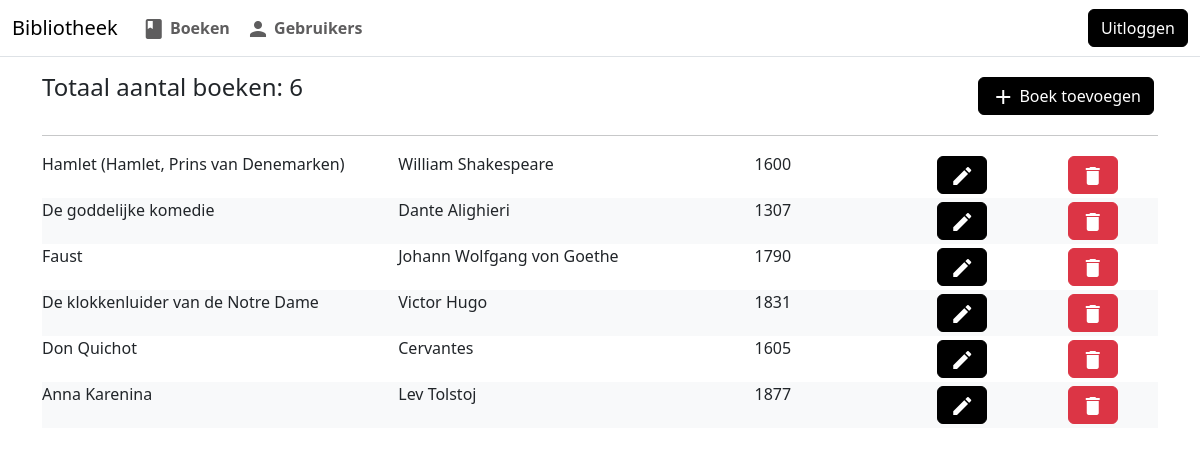
The app's page / (signed in) with its own data.
### books/models.py (models this page shows)
class Book (models.Model):
        title=models.CharField( max_length=500,verbose_name="Titel")
        description = models.TextField(null=True, blank=True, verbose_name="Omschrijving")
        author = models.CharField(max_length=200, verbose_name="Auteur")
        language =models.IntegerField(choices=LanguageChoices.choices, verbose_name="Taal")
        first_pub_year = models.IntegerField(validators=[
            MinValueValidator(1100),
            MaxValueValidator(current_year)
        ], verbose_name="Oorspronkelijk uitgegeven")

### books/views.py (the view)
# urls.py: path('', views.books_list,name="books"),
def books_list(request):
    books=Book.objects.all()
    return render(request, 'books/books_list.html',{'books':books})

### users/models.py (called while the page is built)
def is_employee_group(self):
    first_group = self.groups.first()
    is_in_group = first_group.name == "Medewerker" if first_group else False
    return is_in_group or self.is_superuser or self.is_staff

### books/templates/books/books_list.html (shortened to what this page needs)
{% extends "layout.html" %}
{% block content  %}
<div class="row">
    <div class="col-12 col-md-6">
       <h4>Totaal aantal boeken: {{ books.count }}</h4>
    </div>
    {% if user.isEmployee %}
    <div class="col-12 col-md-6 d-flex justify-content-center justify-content-lg-end">
        <a href="{% url "book_edit" 0 %}" class="btn btn-primary float-end m-1"><div class="material-icons">add</div> Boek toevoegen</a>
    </div>
    {% endif %}
</div>
<div class="row">
    <div class="col-12">
        <hr/>
    </div>
</div>
    {% for book in books %}
        <li class="list-group-item  {% cycle '' 'bg-light' %}">
                <div class="row">
                    <div class="col">
                        <div class="row">
                            <div class="col-12 col-md-5">
                                {{ book.title }}
                            </div>
                             <div class="col-12 col-md-5">
                                {{ book.author }}
                            </div>
                            <div class="col-12 col-md-2">
                                {{ book.first_pub_year }}
                            </div>
                        </div>
                    </div>
                     {% if user.isEmployee %}
                    <div class="col-12 col-xl-3 d-flex justify-content-around align-items-center">
                        <a class="btn btn-primary m-1" href="{% url "book_edit"  book.id %}"><i class="material-icons">create</i></a>
                        <a class="btn btn-danger m-1" href="{% url "book_delete" book.id %}"><i class="material-icons">delete</i></a>
                    </div>
                    {% endif %}
                </div>
        </li>
    {% empty %}
       <h5>Geen records</h5>
    {% endfor %}
{% endblock  %}

### templates/layout.html (shortened to what this page needs)
<!DOCTYPE html>
{% load static %}
<html lang="en">
    <head>
        <link href="https://cdn.jsdelivr.net/npm/bootstrap@5.3.8/dist/css/bootstrap.min.css" rel="stylesheet">
        <link rel="stylesheet" href="{% static 'css/style.css' %}">
        <link rel="stylesheet" href="{% static 'css/bootstrap.min.css' %}">
    </head>
    <body>
        <header>
            <nav class="navbar navbar-expand-sm navbar-toggleable-sm navbar-light bg-white border-bottom box-shadow mb-3">
                <div class="container-fluid">
                    <a class="navbar-brand">Bibliotheek</a>
                    {% if user.is_authenticated %}
                        <div class="navbar-collapse collapse d-sm-inline-flex justify-content-between">
                            <ul class="navbar-nav flex-grow-1">
                                <li class="nav-item">
                                    <a class="nav-link text-dark" href='{% url "books" %}'><i class="material-icons">book</i> Boeken</a>
                                </li>
                                {% if user.isEmployee %}
                                <li class="nav-item">
                                    <a class="nav-link text-dark"  href='{% url "users" %}'><i class="material-icons">person</i> Gebruikers</a>
                                </li>
                                {% endif %}
                            </ul>
                        </div>
                        <form action="{% url "logout" %}" method="POST">
                                <button class="btn btn-primary w-100" type="submit">
                                    Uitloggen
                                </button>
                        </form>
                    {% endif %}
                </div>
            </nav>
        </header>
        <div class="container">
            <main role="main" class="pb-3">
                {% block content %}
                {% endblock %}
            </main>
        </div>
    </body>
</html>

### static/css/style.css (style rules this page uses)
html { position: relative; min-height: 100%; }
body { margin-bottom: 60px; }
.nav-item { font-weight: bold; }
.nav-item a { color: #5E5D5E !important; }

### records on screen
Book: title "Hamlet (Hamlet, Prins van Denemarken)", author "William Shakespeare", first_pub_year "1600"
Book: title "De goddelijke komedie", author "Dante Alighieri", first_pub_year "1307"
Book: title "Faust", author "Johann Wolfgang von Goethe", first_pub_year "1790"
Book: title "De klokkenluider van de Notre Dame", author "Victor Hugo", first_pub_year "1831"
Book: title "Don Quichot", author "Cervantes", first_pub_year "1605"
Book: title "Anna Karenina", author "Lev Tolstoj", first_pub_year "1877"

### other values on screen
{{ books.count }} "6"
